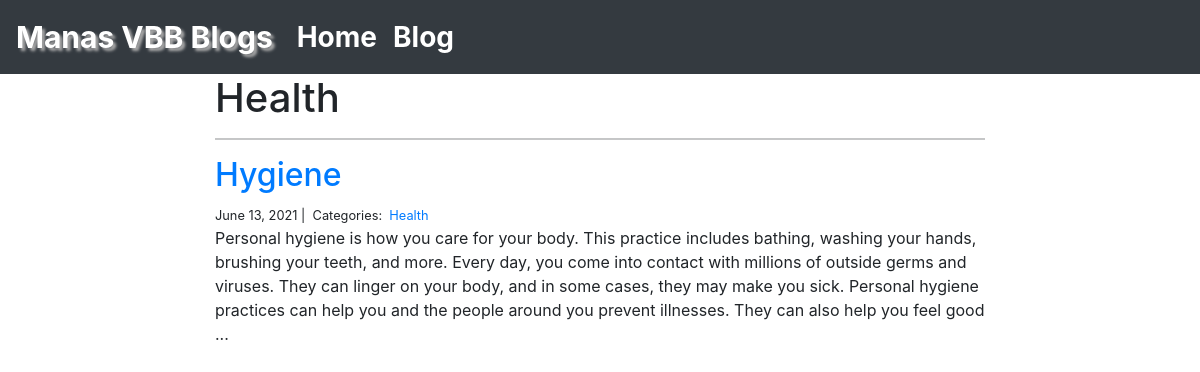
/blog/Health/, run on the app's committed database.
### blog/models.py (models this page shows)
class Category(models.Model):
    name = models.CharField(max_length=20)

class Post(models.Model):
    title = models.CharField(max_length=255)
    body = models.TextField()
    created_on = models.DateTimeField(auto_now_add=True)
    last_modified = models.DateTimeField(auto_now=True)
    categories = models.ManyToManyField('Category', related_name='posts')

### blog/views.py (the view)
# urls.py: path("<category>/", views.blog_category, name="blog_category"),
def blog_category(request, category):
    posts = Post.objects.filter(
        categories__name__contains=category
    ).order_by(
        '-created_on'
    )
    context = {
        "category": category,
        "posts": posts
    }
    return render(request, "blog_category.html", context)

### blog/templates/blog_category.html
{% extends "base.html" %}
{% block body %}
<div class="col-md-8 offset-md-2">
    <h1>{{ category | title }}</h1>
    <hr>
    {% for post in posts %}
        <h2><a href="{% url 'blog_detail' post.pk%}">{{ post.title }}</a></h2>
        <small>
            {{ post.created_on.date }} |&nbsp;
            Categories:&nbsp;
            {% for category in post.categories.all %}
            <a href="{% url 'blog_category' category.name %}">
                {{ category.name }}
            </a>&nbsp;
            {% endfor %}
        </small>
        <p>{{ post.body | slice:":400" }}...</p>
    {% endfor %}
</div>
{% endblock body%}

### data on the page
Category: name "Health"
Post: title "Hygiene", created_on "June 13, 2021", body "Personal hygiene is how you care for your body. This practice includes bathing, washing your hands, brushing your teeth, and more. Every day, you come into contact with millions of outside germs and viruses. They can linger on your body, and in some cases, they may make you sick. Personal hygiene practices can help you and the people around you prevent illnesses. They can also help you feel good"
